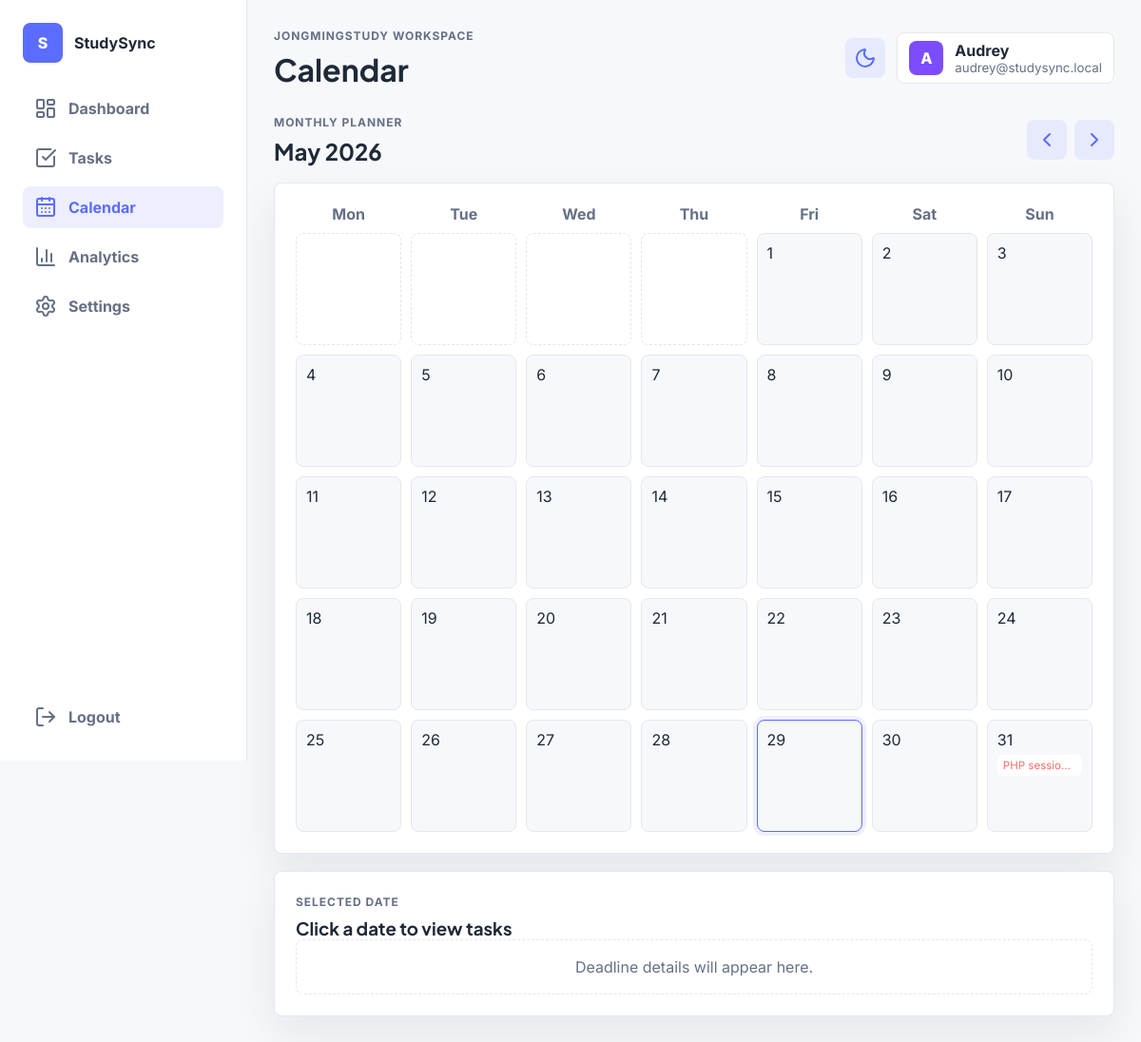
/calendar.php (signed in), run on the app's committed database.
### tables this page shows
CREATE TABLE users (
    id INT AUTO_INCREMENT PRIMARY KEY,
    name VARCHAR(50) NOT NULL UNIQUE,
    email VARCHAR(100) NOT NULL UNIQUE,
    password VARCHAR(100) NOT NULL,
    avatar_color VARCHAR(20) NOT NULL,
    created_at TIMESTAMP DEFAULT CURRENT_TIMESTAMP
);

CREATE TABLE tasks (
    id INT AUTO_INCREMENT PRIMARY KEY,
    user_id INT NOT NULL,
    category_id INT NOT NULL,
    title VARCHAR(150) NOT NULL,
    description TEXT,
    priority ENUM('Low', 'Medium', 'High') NOT NULL DEFAULT 'Medium',
    deadline DATE NOT NULL,
    progress INT NOT NULL DEFAULT 0,
    status ENUM('Not Started', 'In Progress', 'Completed', 'Overdue') NOT NULL DEFAULT 'Not Started',
    created_at TIMESTAMP DEFAULT CURRENT_TIMESTAMP,
    updated_at TIMESTAMP DEFAULT CURRENT_TIMESTAMP ON UPDATE CURRENT_TIMESTAMP,
    FOREIGN KEY (user_id) REFERENCES users(id) ON DELETE CASCADE,
    FOREIGN KEY (category_id) REFERENCES categories(id) ON DELETE CASCADE
);

### includes/helpers.php (called while the page is built, shortened)
<?php
function e(string $value): string
{
    return htmlspecialchars($value, ENT_QUOTES, 'UTF-8');
}
function priority_class(string $priority): string
{
    return strtolower($priority);
}
function get_user_tasks(PDO $pdo, int $userId): array
{
    $stmt = $pdo->prepare(
        'SELECT tasks.*, categories.name AS category_name, categories.icon, categories.color
         FROM tasks
         JOIN categories ON tasks.category_id = categories.id
         WHERE tasks.user_id = ?
         ORDER BY tasks.deadline ASC'
    );
    $stmt->execute([$userId]);
    return $stmt->fetchAll();
}

### includes/auth.php (called while the page is built, shortened)
<?php
require_once __DIR__ . '/db.php';
function is_logged_in(): bool
{
    return isset($_SESSION['user_id']);
}
function current_user(): ?array
{
    global $pdo;
    $stmt = $pdo->prepare('SELECT id, name, email, avatar_color FROM users WHERE id = ?');
    $stmt->execute([$_SESSION['user_id']]);
    return $stmt->fetch() ?: null;
}

### calendar.php (the view, shortened to what this page needs)
<?php
$pageTitle = 'Calendar';
require_once __DIR__ . '/includes/header.php';
$tasks = get_user_tasks($pdo, (int) $user['id']);
$month = isset($_GET['month']) ? (int) $_GET['month'] : (int) date('m');
$year = isset($_GET['year']) ? (int) $_GET['year'] : (int) date('Y');
$firstDay = strtotime("$year-$month-01");
$daysInMonth = (int) date('t', $firstDay);
$startWeekday = (int) date('N', $firstDay);
$prevMonth = $month === 1 ? 12 : $month - 1;
$prevYear = $month === 1 ? $year - 1 : $year;
$nextMonth = $month === 12 ? 1 : $month + 1;
$nextYear = $month === 12 ? $year + 1 : $year;
$tasksByDate = [];
foreach ($tasks as $task) {
    $tasksByDate[$task['deadline']][] = $task;
}
?>
<section class="page-actions">
    <div>
        <p class="eyebrow">Monthly planner</p>
        <h2><?php echo date('F Y', $firstDay); ?></h2>
    </div>
    <div class="month-nav">
        <a class="icon-btn" href="calendar.php?month=<?php echo $prevMonth; ?>&year=<?php echo $prevYear; ?>" aria-label="Previous month"><i data-lucide="chevron-left"></i></a>
        <a class="icon-btn" href="calendar.php?month=<?php echo $nextMonth; ?>&year=<?php echo $nextYear; ?>" aria-label="Next month"><i data-lucide="chevron-right"></i></a>
    </div>
</section>
<section class="card calendar-card">
    <div class="calendar-grid calendar-weekdays">
        <?php foreach (['Mon', 'Tue', 'Wed', 'Thu', 'Fri', 'Sat', 'Sun'] as $day): ?>
            <strong><?php echo $day; ?></strong>
        <?php endforeach; ?>
    </div>
    <div class="calendar-grid">
        <?php for ($blank = 1; $blank < $startWeekday; $blank++): ?>
            <div class="calendar-day muted"></div>
        <?php endfor; ?>
        <?php for ($day = 1; $day <= $daysInMonth; $day++): ?>
            <?php
            $date = sprintf('%04d-%02d-%02d', $year, $month, $day);
            $dayTasks = $tasksByDate[$date] ?? [];
            $isToday = $date === date('Y-m-d');
            ?>
            <button class="calendar-day <?php echo $isToday ? 'today' : ''; ?>" type="button" data-date="<?php echo $date; ?>">
                <span><?php echo $day; ?></span>
                <?php foreach (array_slice($dayTasks, 0, 3) as $task): ?>
                    <small class="<?php echo priority_class($task['priority']); ?>"><?php echo e($task['title']); ?></small>
                <?php endforeach; ?>
            </button>
        <?php endfor; ?>
    </div>
</section>
<section class="card" id="selectedDatePanel">
    <div class="section-heading">
        <div>
            <p class="eyebrow">Selected date</p>
            <h3 id="selectedDateTitle">Click a date to view tasks</h3>
        </div>
    </div>
    <div class="task-list compact" id="selectedDateTasks">
        <div class="empty-state">Deadline details will appear here.</div>
    </div>
</section>
<?php include __DIR__ . '/includes/footer.php'; ?>

### includes/header.php (shortened to what this page needs)
<?php
require_once __DIR__ . '/auth.php';
require_once __DIR__ . '/helpers.php';
$user = current_user();
$pageTitle = $pageTitle ?? 'JONGMINGStudy';
?>
<!DOCTYPE html>
<html lang="en">
<head>
    <link rel="stylesheet" href="css/style.css">
</head>
<body>
    <div class="app-shell">
        <?php include __DIR__ . '/sidebar.php'; ?>
        <main class="main-content">
            <header class="topbar">
                <div>
                    <p class="eyebrow">JONGMINGStudy workspace</p>
                    <h1><?php echo e($pageTitle); ?></h1>
                </div>
                <div class="topbar-actions">
                    <button class="icon-btn" id="themeToggle" type="button" aria-label="Toggle dark mode">
                        <i data-lucide="moon"></i>
                    </button>
                    <div class="profile-chip">
                        <span style="background: <?php echo e($user['avatar_color']); ?>"><?php echo e(substr($user['name'], 0, 1)); ?></span>
                        <div>
                            <strong><?php echo e($user['name']); ?></strong>
                            <small><?php echo e($user['email']); ?></small>
                        </div>
                    </div>
                </div>
            </header>

### css/style.css (style rules this page uses)
:root { --bg: #F6F8FB; --card: #FFFFFF; --primary: #5B6CFF; --accent: #7C4DFF; --text: #1F2937; --muted: #667085; --border: #E5E7EB; --red: #FF6B6B; --green: #4CAF50; --yellow: #FBBF24; --shadow: 0 18px 45px rgba(31, 41, 55, 0.08); }
* { box-sizing: border-box; }
body { margin: 0; min-height: 100vh; background: var(--bg); color: var(--text); font-family: "Inter", sans-serif; }
h1, h2, h3 { margin: 0; font-family: "Plus Jakarta Sans", sans-serif; letter-spacing: 0; }
p { color: var(--muted); line-height: 1.6; }
a { color: inherit; text-decoration: none; }
button, input, select, textarea { font: inherit; }
.login-preview span, .demo-users p, .eyebrow { display: block; margin: 0 0 6px; color: var(--muted); font-size: 0.75rem; font-weight: 700; letter-spacing: 0.08em; text-transform: uppercase; }
.login-card-header, .section-heading, .page-actions, .topbar, .task-card-top, .task-meta, .task-actions, .setting-row { display: flex; align-items: center; justify-content: space-between; gap: 16px; }
.btn, .icon-btn { display: inline-flex; align-items: center; justify-content: center; gap: 8px; border: 0; border-radius: 8px; cursor: pointer; transition: transform 0.18s ease, box-shadow 0.18s ease, background 0.18s ease; }
.icon-btn { width: 42px; height: 42px; background: rgba(91, 108, 255, 0.1); color: var(--primary); }
.app-shell { display: grid; grid-template-columns: 260px 1fr; min-height: 100vh; }
.main-content { padding: 28px; }
.topbar { margin-bottom: 26px; }
.topbar h1 { font-size: 2rem; }
.topbar-actions { display: flex; align-items: center; gap: 12px; }
.profile-chip { display: flex; align-items: center; gap: 12px; padding: 8px 12px; border: 1px solid var(--border); border-radius: 8px; background: var(--card); }
.profile-chip span, .profile-avatar { display: grid; place-items: center; color: white; font-weight: 800; }
.profile-chip span { width: 36px; height: 36px; border-radius: 8px; }
.profile-chip small { display: block; color: var(--muted); }
.card, .welcome-card, .metric-card, .task-card { border: 1px solid var(--border); border-radius: 8px; background: var(--card); box-shadow: var(--shadow); }
.card { padding: 22px; }
.task-list, .timeline-list { display: grid; gap: 12px; }
.priority-dot.high, .priority-label.high, .calendar-day small.high { color: var(--red); }
.page-actions { margin-bottom: 18px; }
.calendar-card { margin-bottom: 18px; }
.calendar-grid { display: grid; grid-template-columns: repeat(7, minmax(0, 1fr)); gap: 10px; }
.calendar-weekdays { margin-bottom: 10px; color: var(--muted); text-align: center; }
.calendar-day { min-height: 118px; display: flex; flex-direction: column; align-items: stretch; gap: 6px; border: 1px solid var(--border); border-radius: 8px; padding: 10px; background: var(--bg); color: var(--text); text-align: left; }
.calendar-day.today { border-color: var(--primary); box-shadow: 0 0 0 4px rgba(91, 108, 255, 0.1); }
.calendar-day small { overflow: hidden; padding: 4px 6px; border-radius: 6px; background: var(--card); font-size: 0.72rem; text-overflow: ellipsis; white-space: nowrap; }
.calendar-day.muted { background: transparent; border-style: dashed; box-shadow: none; }
.month-nav { display: flex; gap: 8px; }
.empty-state { padding: 18px; border: 1px dashed var(--border); border-radius: 8px; color: var(--muted); text-align: center; }

### data on the page
users: name "A", name "Audrey", email "audrey@studysync.local"
tasks: title "PHP sessio…"

### other printed values
$item['label'] "Dashboard"
$item['label'] "Tasks"
$item['label'] "Calendar"
$item['label'] "Analytics"
$item['label'] "Settings"
$pageTitle "Calendar"
date('F Y', $firstDay) "May 2026"
$day "Mon"
$day "Tue"
$day "Wed"
$day "Thu"
$day "Fri"
$day "Sat"
$day "Sun"
